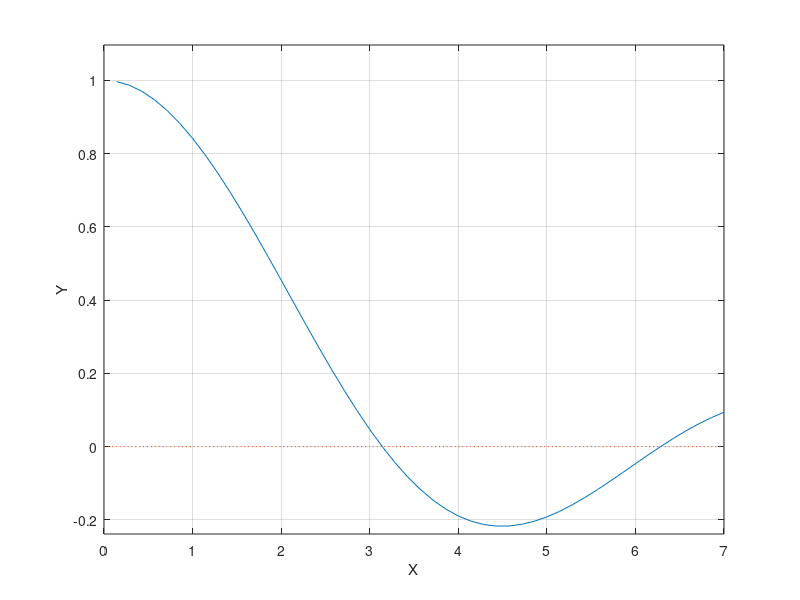

This chart was generated by the following MATLAB code: (Note: this script raises an error after producing the figure.)
clear
a=0; b=7;
m=50; x=linspace(a,b,m);
h=0.001; iter=2; eps=0.001;
f=@(x)sin(x)./x;
y=f(x);
plot(x,f(x),x,0*x,':'); grid on;
xlabel('X'); ylabel('Y');
hold on
y_min=min(y); y_max=max(y);
if y_min<0 y_min=1.1*y_min; else y_min=0.9*y_min; end;
if y_max>0 y_max=1.1*y_max; else y_max=0.9*y_max; end;
axis([a,b,y_min,y_max]);
z=ginput(2); z1=z(1,1); z2=z(2,1);
f1=f(z1); f2=f(z2);z=(z1+z2)/2;y=f(z);
if (f1*f2<0)
P=plot(z1,0,'*',z2,0,'*',z,0,'*')
end
for i=1:iter
    if(f1*f2>0)
        break
    end
    z=(z1+z2)/2;
    y=f(z);
    delete(P);
    P=plot(z1,0,'*',z2,0,'*',z,0,'*')
if (f1*f2<0)
    while (abs(y)>=eps)
        if f1*y<0
            z2=z;
            z=(z1+z2)/2;
            y=f(z);
        else z1=z;
            z=(z1+z2)/2;
            y=f(z);
        end
    end
end
end
hold off